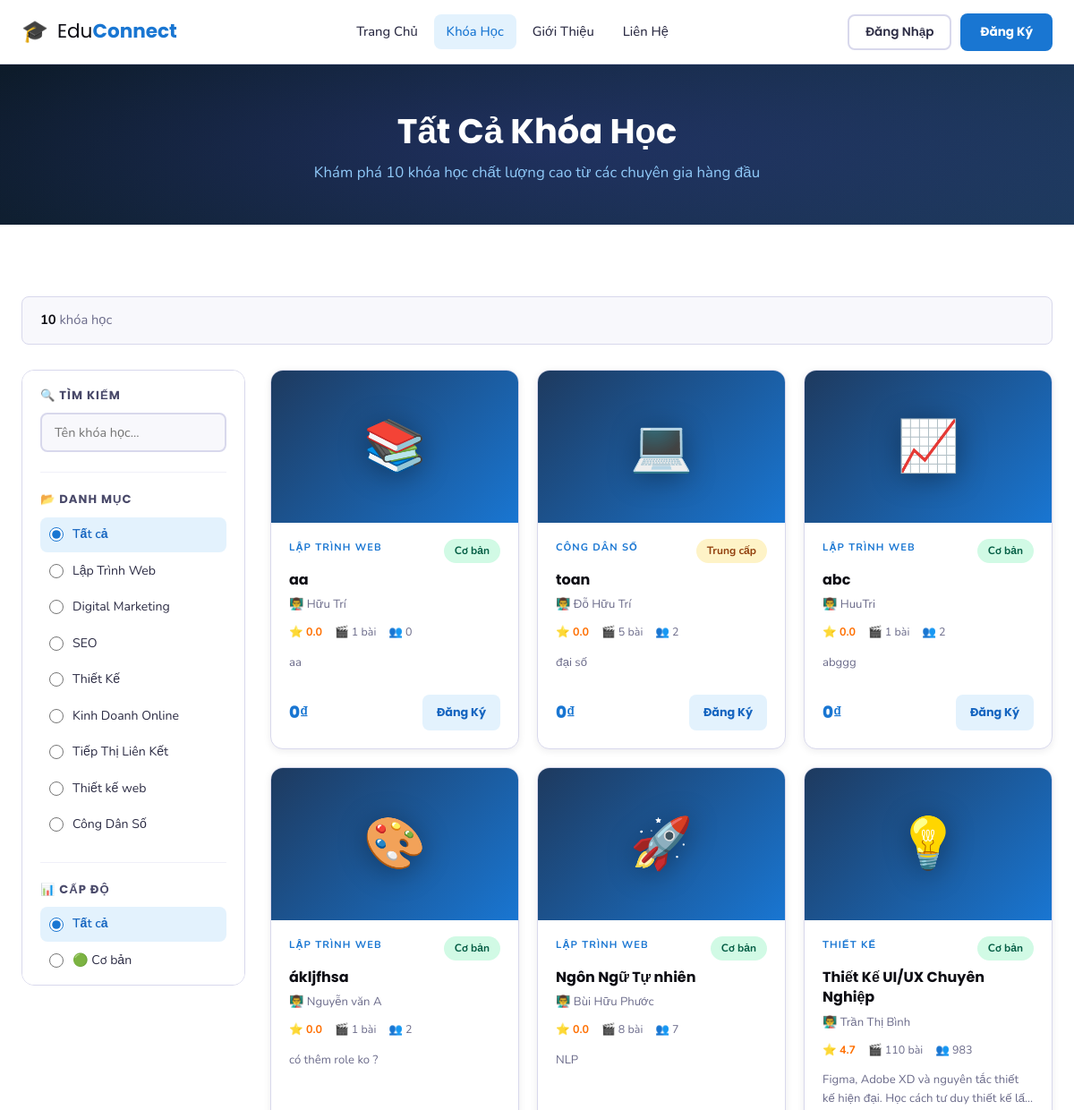
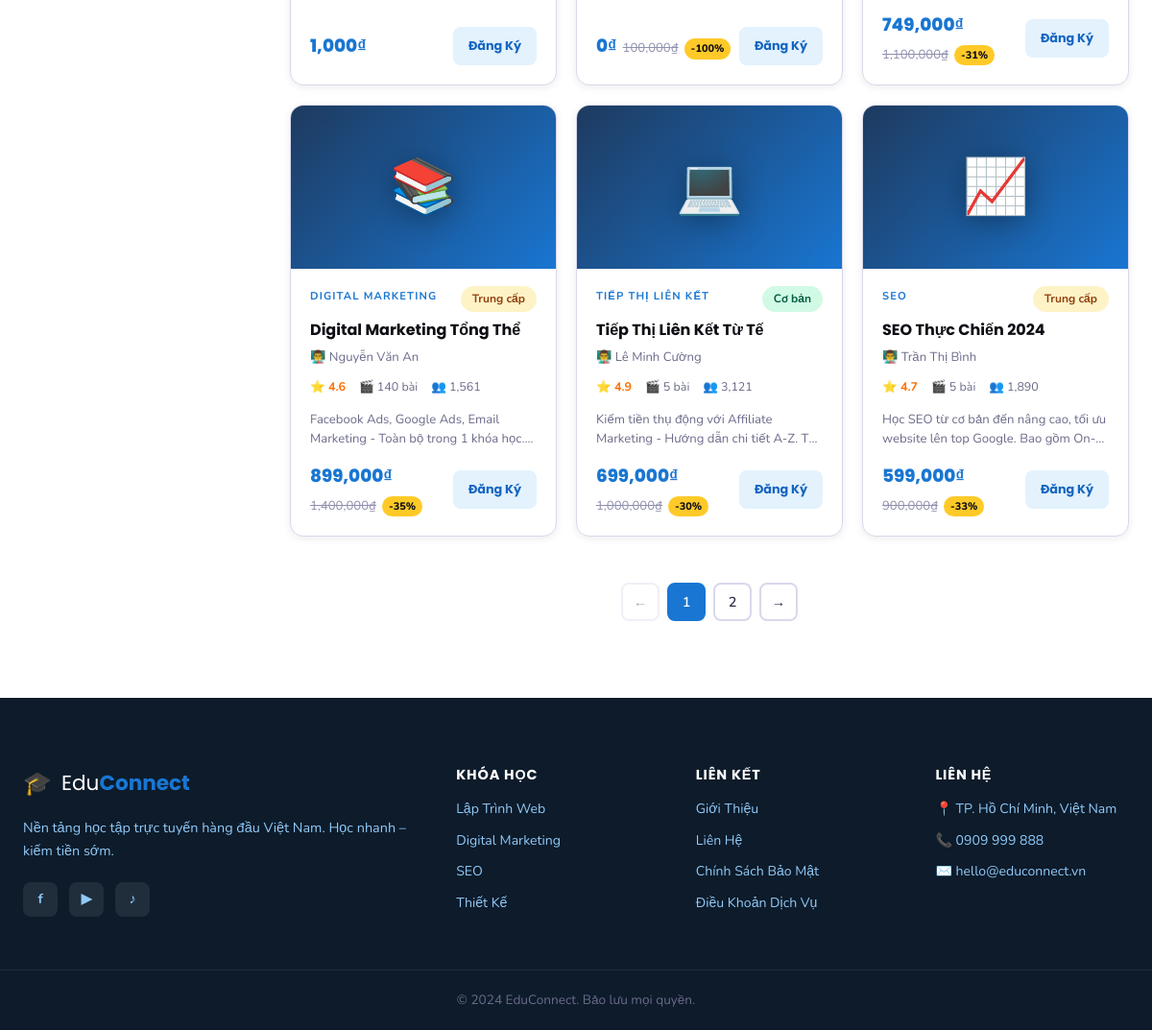
The app's page /khoa-hoc with its own data (2 pictures, top to bottom).
### tables this page shows
CREATE TABLE categories (
    id INTEGER PRIMARY KEY AUTOINCREMENT,
    name TEXT NOT NULL,
    slug TEXT UNIQUE NOT NULL
);

CREATE TABLE courses (
    id INTEGER PRIMARY KEY AUTOINCREMENT,
    title TEXT NOT NULL,
    slug TEXT UNIQUE NOT NULL,
    description TEXT,
    price REAL DEFAULT 0,
    original_price REAL DEFAULT 0,
    image TEXT DEFAULT NULL,
    instructor_id INTEGER,
    category_id INTEGER,
    level TEXT DEFAULT 'beginner',
    duration TEXT DEFAULT '0 giờ',
    total_lessons INTEGER DEFAULT 0,
    total_students INTEGER DEFAULT 0,
    rating REAL DEFAULT 0,
    is_featured INTEGER DEFAULT 0,
    created_at DATETIME DEFAULT CURRENT_TIMESTAMP,
    FOREIGN KEY (instructor_id) REFERENCES users(id),
    FOREIGN KEY (category_id) REFERENCES categories(id)
);

CREATE TABLE users (
    id INTEGER PRIMARY KEY AUTOINCREMENT,
    name TEXT NOT NULL,
    email TEXT UNIQUE NOT NULL,
    password TEXT NOT NULL,
    avatar TEXT DEFAULT NULL,
    is_admin INTEGER DEFAULT 0,
    wallet_balance REAL DEFAULT 0,
    created_at DATETIME DEFAULT CURRENT_TIMESTAMP
, bank_name TEXT DEFAULT "", bank_account TEXT DEFAULT "", bank_holder TEXT DEFAULT "");

### app.py (the view, shortened to what this page needs)
@app.route('/khoa-hoc')
def tat_ca_khoa_hoc():
    q = request.args.get('q', '')
    category = request.args.get('category', '')
    price_filter = request.args.get('price', '')
    level = request.args.get('level', '')
    page = int(request.args.get('page', 1))
    per_page = 9
    conn = get_db()
    current_user = get_current_user()
    base = ('SELECT c.*, u.name as instructor_name, cat.name as category_name '
            'FROM courses c LEFT JOIN users u ON c.instructor_id=u.id '
            'LEFT JOIN categories cat ON c.category_id=cat.id WHERE 1=1')
    params = []
    if q:        base += ' AND c.title LIKE ?'; params.append(f'%{q}%')
    if category: base += ' AND cat.slug=?';     params.append(category)
    if level:    base += ' AND c.level=?';      params.append(level)
    if price_filter == 'free': base += ' AND c.price=0'
    elif price_filter == 'paid': base += ' AND c.price>0'
    total   = conn.execute(f'SELECT COUNT(*) FROM ({base})', params).fetchone()[0]
    courses = conn.execute(base + f' ORDER BY c.id DESC LIMIT {per_page} OFFSET {(page-1)*per_page}', params).fetchall()
    categories = conn.execute('SELECT * FROM categories').fetchall()
    enrolled_ids = set()
    created_ids = set()
    first_lesson_ids = {}
    conn.close()
    return render_template('tat-ca-khoa-hoc.html', courses=courses, categories=categories,
                           total=total, page=page, total_pages=(total+per_page-1)//per_page,
                           q=q, selected_category=category, price_filter=price_filter, level=level,
                           enrolled_ids=enrolled_ids, created_ids=created_ids,
                           first_lesson_ids=first_lesson_ids)

### app.py (called while the page is built, shortened)
def get_db():
    conn = sqlite3.connect(DB)
    conn.row_factory = sqlite3.Row
    return conn

def get_current_user():
    if 'user_id' in session:
        conn = get_db()
        user = conn.execute('SELECT * FROM users WHERE id=?', (session['user_id'],)).fetchone()
        conn.close()
        return user
    return None

@app.context_processor
def inject_user():
    return {'current_user': get_current_user()}

@app.context_processor
def admin_helpers():
    def get_contact_count():
        try:
            conn = get_db()
            n = conn.execute('SELECT COUNT(*) FROM contacts').fetchone()[0]
            conn.close()
            return n
        except:
            return 0
    return {'get_contact_count': get_contact_count}

@app.context_processor
def teacher_application_notifications():
    if 'user_id' not in session:
        return {'header_app_update_count': 0}

### templates/tat-ca-khoa-hoc.html (shortened to what this page needs)
{% extends "layout.html" %}
{% block extra_css %}
<link rel="stylesheet" href="{{ url_for('static', filename='css/tat-ca-khoa-hoc.css') }}">
{% endblock %}
{% block content %}
<div class="page-header-courses">
  <div class="container">
    <h1>Tất Cả Khóa Học</h1>
    <p>Khám phá {{ total }} khóa học chất lượng cao từ các chuyên gia hàng đầu</p>
  </div>
</div>
<section class="section">
  <div class="container">
    <div class="courses-toolbar">
      <div class="toolbar-left">
        <span class="result-count"><strong>{{ total }}</strong> khóa học</span>
      </div>
    </div>
    <div class="courses-layout">
      <aside class="filter-sidebar" id="filter-sidebar">
        <form id="filter-form" method="GET" action="{{ url_for('tat_ca_khoa_hoc') }}">
          <div class="filter-section">
            <h4>🔍 Tìm Kiếm</h4>
            <div class="filter-search">
              <input type="text" name="q" value="{{ q }}" placeholder="Tên khóa học...">
            </div>
          </div>
          <div class="filter-section">
            <h4>📂 Danh Mục</h4>
            <div class="filter-options">
              <label class="filter-opt"><input type="radio" name="category" value="" {% if not selected_category %}checked{% endif %}><span>Tất cả</span></label>
              {% for cat in categories %}
              <label class="filter-opt"><input type="radio" name="category" value="{{ cat.slug }}" {% if selected_category==cat.slug %}checked{% endif %}><span>{{ cat.name }}</span></label>
              {% endfor %}
            </div>
          </div>
          <div class="filter-section">
            <h4>📊 Cấp Độ</h4>
            <div class="filter-options">
              <label class="filter-opt"><input type="radio" name="level" value="" {% if not level %}checked{% endif %}><span>Tất cả</span></label>
              <label class="filter-opt"><input type="radio" name="level" value="beginner" {% if level=='beginner' %}checked{% endif %}><span>🟢 Cơ bản</span></label>
              <label class="filter-opt"><input type="radio" name="level" value="intermediate" {% if level=='intermediate' %}checked{% endif %}><span>🟡 Trung cấp</span></label>
            </div>
          </div>
        </form>
      </aside>
      <div class="courses-main">
        {% if courses %}
        <div class="courses-grid-kh">
          {% for course in courses %}
          <div class="course-card">
            <div class="course-card__img">
              <span>{{ ['📚','💻','📈','🎨','🚀','💡'][loop.index0 % 6] }}</span>
            </div>
            <div class="course-card__body">
              <div class="card-top-row">
                <span class="course-card__category">{{ course.category_name }}</span>
                <span class="badge badge-{{ course.level }}">{{ {'beginner':'Cơ bản','intermediate':'Trung cấp','advanced':'Nâng cao'}.get(course.level, course.level) }}</span>
              </div>
              <h3 class="course-card__title">{{ course.title }}</h3>
              <p class="course-card__instructor">👨‍🏫 {{ course.instructor_name }}</p>
              <div class="course-card__meta">
                <span class="course-card__rating">⭐ {{ "%.1f"|format(course.rating) }}</span>
                <span>🎬 {{ course.total_lessons }} bài</span>
                <span>👥 {{ "{:,}".format(course.total_students) }}</span>
              </div>
              <p class="course-desc">{{ (course.description or '')[:90] }}{% if course.description and course.description|length > 90 %}...{% endif %}</p>
              <div class="course-card__footer">
                <div class="price-group">
                  <span class="price-now">{{ "{:,.0f}".format(course.price) }}₫</span>
                  {% if course.original_price and course.original_price > course.price %}
                  <span class="price-old">{{ "{:,.0f}".format(course.original_price) }}₫</span>
                  <span class="price-badge">-{{ ((1 - course.price/course.original_price)*100)|int }}%</span>
                  {% endif %}
                </div>
                {% if not current_user %}
                <button class="btn-card" onclick="openModal('login-modal')">Đăng Ký</button>
                {% elif course.id in created_ids %}
                <button class="btn-card btn-card-own" disabled title="Đây là khóa học của bạn">🏫 Của Bạn</button>
                {% else %}
                <button class="btn-card" onclick="enrollCourse({{ course.id }}, this)">Đăng Ký Ngay</button>
                {% endif %}
              </div>
            </div>
          </div>
          {% endfor %}
        </div>
        {% if total_pages > 1 %}
        <div class="pagination">
          {% if page > 1 %}
          <a href="?page={{ page-1 }}&q={{ q }}&category={{ selected_category }}&level={{ level }}&price={{ price_filter }}" class="page-btn">←</a>
          {% else %}
          <span class="page-btn disabled">←</span>
          {% endif %}
          {% for p in range(1, total_pages+1) %}
            {% if p == page %}<span class="page-btn active">{{ p }}</span>
            {% elif p == 1 or p == total_pages or (p >= page-2 and p <= page+2) %}<a href="?page={{ p }}&q={{ q }}&category={{ selected_category }}&level={{ level }}&price={{ price_filter }}" class="page-btn">{{ p }}</a>
            {% elif p == page-3 or p == page+3 %}<span class="page-btn disabled" style="border:none;">…</span>
            {% endif %}
          {% endfor %}
          {% if page < total_pages %}
          <a href="?page={{ page+1 }}&q={{ q }}&category={{ selected_category }}&level={{ level }}&price={{ price_filter }}" class="page-btn">→</a>
          {% else %}
          <span class="page-btn disabled">→</span>
          {% endif %}
        </div>
        {% endif %}
        {% endif %}
      </div>
    </div>
  </div>
</section>
{% endblock %}

### static/css/tat-ca-khoa-hoc.css (style rules this page uses)
.page-header-courses { background: linear-gradient(135deg, var(--brand-900) 0%, var(--brand-700) 100%); color: var(--white); padding: 52px 0 44px; text-align: center; position: relative; overflow: hidden; }
.page-header-courses::before { content: ''; position: absolute; inset: 0; background: radial-gradient(ellipse 60% 80% at 50% 50%, rgba(72,72,200,0.2), transparent); pointer-events: none; }
.page-header-courses h1 { font-size: clamp(1.7rem, 3.5vw, 2.4rem); margin-bottom: 10px; position: relative; }
.page-header-courses p { color: var(--brand-300); font-size: 1.05rem; position: relative; }
.courses-toolbar { display: flex; align-items: center; justify-content: space-between; flex-wrap: wrap; gap: 10px; margin-bottom: 28px; padding: 14px 20px; background: var(--neutral-50); border-radius: var(--radius-sm); border: 1px solid var(--neutral-200); }
.toolbar-left { display: flex; align-items: center; gap: 14px; }
.result-count { font-size: 0.92rem; color: var(--neutral-500); }
.result-count strong { color: var(--neutral-900); font-weight: 700; }
.courses-layout { display: grid; grid-template-columns: 250px 1fr; gap: 28px; align-items: start; }
.filter-sidebar { background: var(--white); border: 1px solid var(--neutral-200); border-radius: var(--radius-md); padding: 20px; position: sticky; top: calc(var(--header-h) + 16px); max-height: calc(100vh - var(--header-h) - 40px); overflow-y: auto; }
.filter-section { margin-bottom: 22px; padding-bottom: 22px; border-bottom: 1px solid var(--neutral-100); }
.filter-section h4 { font-family: var(--font-display); font-size: 0.82rem; font-weight: 700; text-transform: uppercase; letter-spacing: 0.08em; color: var(--neutral-600); margin-bottom: 12px; }
.filter-search input { width: 100%; padding: 10px 14px; border: 2px solid var(--neutral-200); border-radius: var(--radius-sm); font-size: 0.9rem; color: var(--neutral-900); background: var(--neutral-50); transition: var(--transition); }
.filter-options { display: flex; flex-direction: column; gap: 2px; }
.filter-opt { display: flex; align-items: center; gap: 10px; padding: 8px 10px; border-radius: var(--radius-sm); cursor: pointer; font-size: 0.88rem; color: var(--neutral-700); transition: background var(--transition); user-select: none; }
.filter-opt input[type="radio"] { accent-color: var(--brand-500); width: 16px; height: 16px; flex-shrink: 0; cursor: pointer; }
.courses-main { min-width: 0; }
.courses-grid-kh { display: grid; grid-template-columns: repeat(auto-fill, minmax(260px, 1fr)); gap: 20px; margin-bottom: 32px; }
.card-top-row { display: flex; align-items: center; justify-content: space-between; gap: 8px; margin-bottom: 8px; flex-wrap: wrap; }
.course-desc { font-size: 0.82rem; color: var(--neutral-500); line-height: 1.55; margin-bottom: 14px; display: -webkit-box; -webkit-line-clamp: 2; -webkit-box-orient: vertical; overflow: hidden; min-height: 2.4em; }
.courses-grid-kh .course-card { animation: cardFadeIn 0.4s ease both; }
.courses-grid-kh .course-card:nth-child(1) { animation-delay: 0.05s; }
.courses-grid-kh .course-card:nth-child(2) { animation-delay: 0.1s; }
.courses-grid-kh .course-card:nth-child(3) { animation-delay: 0.15s; }
.courses-grid-kh .course-card:nth-child(4) { animation-delay: 0.2s; }
.courses-grid-kh .course-card:nth-child(5) { animation-delay: 0.25s; }
.courses-grid-kh .course-card:nth-child(6) { animation-delay: 0.3s; }
.courses-grid-kh .course-card:nth-child(7) { animation-delay: 0.35s; }
.courses-grid-kh .course-card:nth-child(8) { animation-delay: 0.4s; }
.courses-grid-kh .course-card:nth-child(9) { animation-delay: 0.45s; }
@media (min-width: 1025px) { .filter-sidebar { transition: box-shadow 0.3s ease; } }

### records on screen
categories: slug "☐ Lập Trình Web", name "Lập Trình Web"
categories: slug "☐ Digital Marketing", name "Digital Marketing"
categories: slug "☐ SEO", name "SEO"
categories: slug "☐ Thiết Kế", name "Thiết Kế"
categories: slug "☐ Kinh Doanh Online", name "Kinh Doanh Online"
categories: slug "☐ Tiếp Thị Liên Kết", name "Tiếp Thị Liên Kết"
categories: slug "☐ Thiết kế web", name "Thiết kế web"
categories: slug "☐ Công Dân Số", name "Công Dân Số"
courses: index0 "📚", category_name "LẬP TRÌNH WEB", level "Cơ bản", title "aa", instructor_name "Hữu Trí", rating "0.0", total_lessons "1", total_students "0", description "aa", price "0"
courses: index0 "💻", category_name "CÔNG DÂN SỐ", level "Trung cấp", title "toan", instructor_name "Đỗ Hữu Trí", rating "0.0", total_lessons "5", total_students "2", description "đại số", price "0"
courses: index0 "📈", category_name "LẬP TRÌNH WEB", level "Cơ bản", title "abc", instructor_name "HuuTri", rating "0.0", total_lessons "1", total_students "2", description "abggg", price "0"
courses: index0 "🎨", category_name "LẬP TRÌNH WEB", level "Cơ bản", title "ákljfhsa", instructor_name "Nguyễn văn A", rating "0.0", total_lessons "1", total_students "2", description "có thêm role ko ?", price "1,000"
courses: index0 "🚀", category_name "LẬP TRÌNH WEB", level "Cơ bản", title "Ngôn Ngữ Tự nhiên", instructor_name "Bùi Hữu Phước", rating "0.0", total_lessons "8", total_students "7", description "NLP", price "0", original_price "100,000", ((1-course.price/course.original_price)*100)|int "100"
courses: index0 "💡", category_name "THIẾT KẾ", level "Cơ bản", title "Thiết Kế UI/UX Chuyên Nghiệp", instructor_name "Trần Thị Bình", rating "4.7", total_lessons "110", total_students "983", description "Figma, Adobe XD và nguyên tắc thiết kế hiện đại. Học cách tư duy thiết kế…", price "749,000", original_price "1,100,000", ((1-course.price/course.original_price)*100)|int "31"
courses: index0 "📚", category_name "DIGITAL MARKETING", level "Trung cấp", title "Digital Marketing Tổng Thể", instructor_name "Nguyễn Văn An", rating "4.6", total_lessons "140", total_students "1,561", description "Facebook Ads, Google Ads, Email Marketing - Toàn bộ trong 1 khóa…", price "899,000", original_price "1,400,000", ((1-course.price/course.original_price)*100)|int "35"
courses: index0 "💻", category_name "TIẾP THỊ LIÊN KẾT", level "Cơ bản", title "Tiếp Thị Liên Kết Từ Tế", instructor_name "Lê Minh Cường", rating "4.9", total_lessons "5", total_students "3,121", description "Kiếm tiền thụ động với Affiliate Marketing - Hướng dẫn chi tiết A-Z.…", price "699,000", original_price "1,000,000", ((1-course.price/course.original_price)*100)|int "30"
courses: index0 "📈", category_name "SEO", level "Trung cấp", title "SEO Thực Chiến 2024", instructor_name "Trần Thị Bình", rating "4.7", total_lessons "5", total_students "1,890", description "Học SEO từ cơ bản đến nâng cao, tối ưu website lên top Google. Bao…", price "599,000", original_price "900,000", ((1-course.price/course.original_price)*100)|int "33"

### other values on screen
{{ total }} "10"
{{ p }} "1"
{{ p }} "2"
